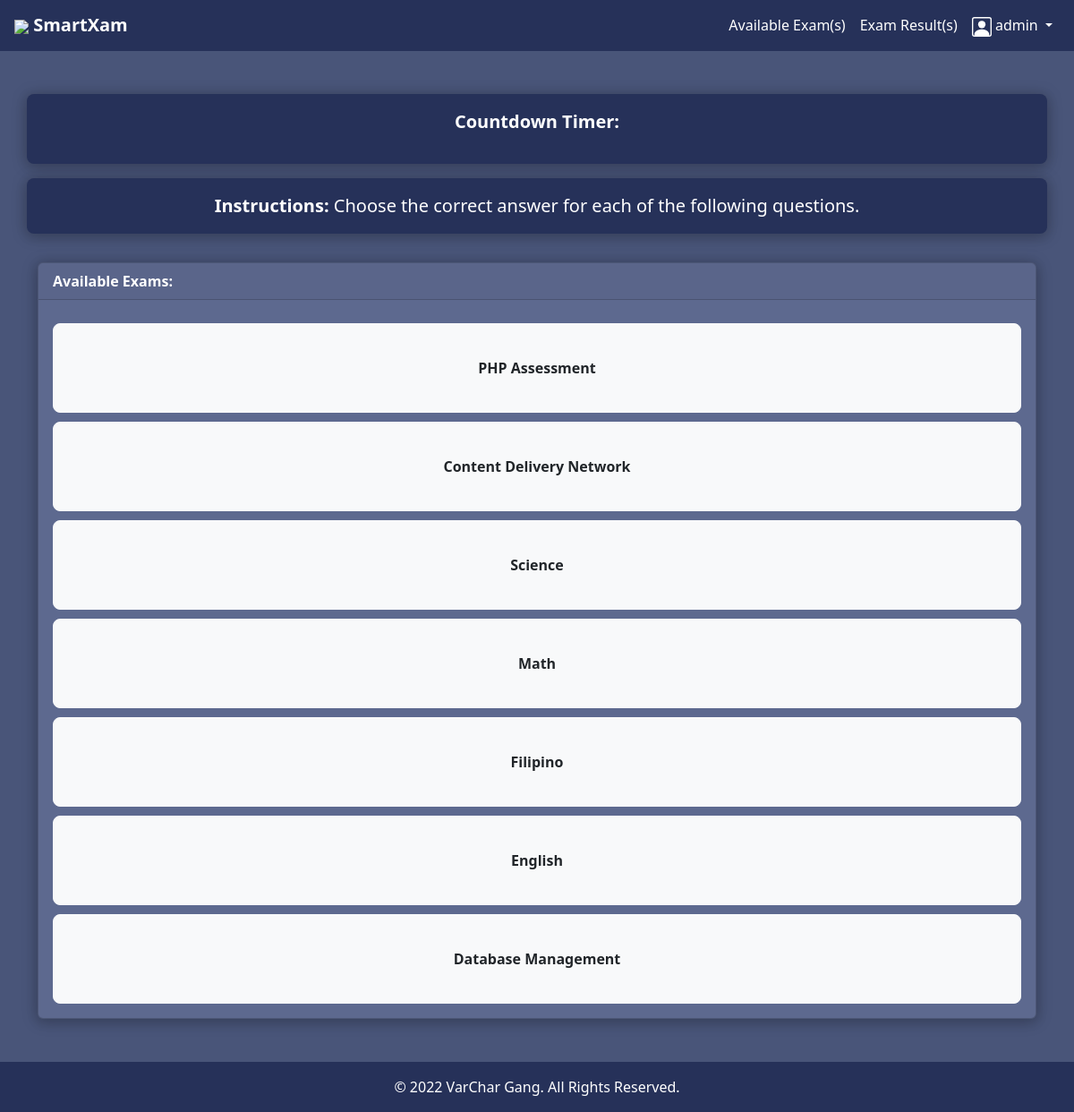
The page /select-exam.php (signed in) on the database its author committed.
### tables this page shows
CREATE TABLE `exam_category` (
  `id` int(11) NOT NULL,
  `category` varchar(250) NOT NULL,
  `exam_time_in_minutes` varchar(5) NOT NULL
);

### select-exam.php (the view, shortened to what this page needs)
<?php
	include 'connection.php';
?>
<!DOCTYPE html>
<html>
<head>
<?php
	include "header.php";
?>
<div class="container pt-3 pb-5 d-flex justify-content-center">
  <div class="col-sm" >
    <div class="card shadow-custom" style="border-radius: 8 px; background-color: #5D698F;">
      <div class="card-header d-flex justify-content-start text-white">
      	<strong>Available Exams:</strong>
      </div>
          <div class="card-body card-block">
		    <?php
		  		$res = mysqli_query($con,"select * from exam_category");
		  		while ($row = mysqli_fetch_array($res))
		  		{
		  	?>
	    <input type="button" class="btn btn-light w-100 text-dark"
	    value="<?php echo $row["category"]; ?>"
	    style="margin-top: 10px; height: 100px; border-radius: 8px; font-weight: bold;"
	    onclick="set_exam_type_session(this.value);">
		<?php
  		}
  	?>
          </div>
    </div>
  </div>
</div>
<?php
	include "footer.php";
?>
</body>
</html>

### select-exam.php (style rules this page uses)
.shadow-custom { box-shadow: 0 2px 17px 0 rgba(0, 0, 0, .25), 0 3px 10px 5px rgba(0, 0, 0, 0.05) !important; border-radius: 15px; }

### header.php (style rules this page uses)
.shadow-custom { -webkit-box-shadow: 2px 4px 13px 0px rgba(0,0,0,0.5); -moz-box-shadow: 2px 4px 13px 0px rgba(0,0,0,0.5); box-shadow: 2px 4px 13px 0px rgba(0,0,0,0.5); }

### rows shown on the page
exam_category: category "PHP Assessment"
exam_category: category "Content Delivery Network"
exam_category: category "Science"
exam_category: category "Math"
exam_category: category "Filipino"
exam_category: category "English"
exam_category: category "Database Management"

### other values the page prints
$_SESSION['Username'] "admin"
